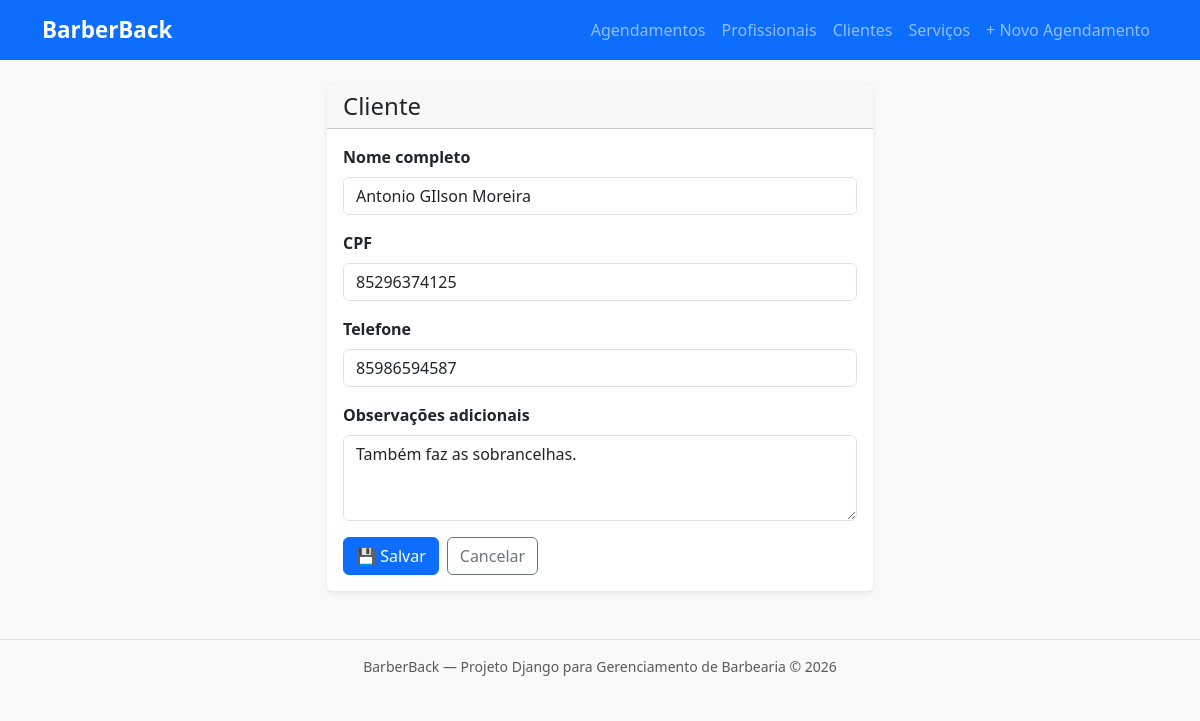
Page /clientes/1/editar/ on the committed database.
### barbearia/models.py (models this page shows, shortened)
class Cliente(models.Model):
    nome = models.CharField(
        max_length=200,
        verbose_name='Nome completo'
    )
    cpf = models.CharField(
        max_length=11,
        unique=True,
        verbose_name='CPF'
    )
    telefone = models.CharField(
        max_length=11,
        blank=True,
        verbose_name='Telefone'
    )
    data_cadastro = models.DateTimeField(
        auto_now_add=True,
        verbose_name='Data de cadastro'
    )
    obs = models.TextField(
        blank=True,
        verbose_name='Observações adicionais'
    )
    class Meta:
        verbose_name = 'Cliente'
        verbose_name_plural = 'Clientes'
        ordering = ['data_cadastro']  # Ordena pela data de cadastro.

### barbearia/views.py (the view)
# urls.py: path('clientes/<int:pk>/editar/', views.cliente_editar, name='cliente_editar'),
def cliente_editar(request, pk):
    cliente = get_object_or_404(Cliente, pk=pk)
    if request.method == 'POST':
        form = ClienteForm(request.POST, instance=cliente)
        if form.is_valid():
            form.save()
            messages.success(request, f'Cliente "{cliente.nome}" atualizado!')
            return redirect('cliente_detalhe', pk=cliente.pk)
    else:
        form = ClienteForm(instance=cliente)
    context = {
        'form': form,
        'acao': 'Editar',
        'cliente': cliente,
    }
    return render(request, 'barbearia/cliente/cliente_form.html', context)

### barbearia/forms.py
class ClienteForm(forms.ModelForm):
    class Meta:
        model = Cliente
        fields = ['nome', 'cpf', 'telefone', 'obs']
        widgets = {
            'nome': forms.TextInput(attrs={'class': 'form-control', 'placeholder': 'Nome completo'}),
            'cpf': forms.TextInput(attrs={'class': 'form-control', 'placeholder': 'CPF'}),
            'telefone': forms.TextInput(attrs={'class': 'form-control', 'placeholder': 'Telefone'}),
            'obs': forms.Textarea(attrs={'class': 'form-control', 'placeholder': 'Observações adicionais', 'rows': 3}),
        }

### barbearia/templates/barbearia/cliente/cliente_form.html (shortened to what this page needs)
{% extends "barbearia/base.html" %}
{% block conteudo %}
<div class="row justify-content-center">
    <div class="col-lg-6">
        <div class="card">
            <div class="card-header">
                <h2 class="h4 mb-0">{{ finalidade }} Cliente</h2>
            </div>
            <div class="card-body">
                <form method="post">
                    <div class="mb-3">
                        <label class="form-label fw-bold">Nome completo</label>
                        {{ form.nome }}
                    </div>
                    <div class="mb-3">
                        <label class="form-label fw-bold">CPF</label>
                        {{ form.cpf }}
                    </div>
                    <div class="mb-3">
                        <label class="form-label fw-bold">Telefone</label>
                        {{ form.telefone }}
                    </div>
                    <div class="mb-3">
                        <label class="form-label fw-bold">Observações adicionais</label>
                        {{ form.obs }}
                    </div>
                    <div class="d-flex gap-2">
                        <button type="submit" class="btn btn-primary">💾 Salvar</button>
                        {% if cliente %}
                            <a href="{% url 'cliente_detalhe' cliente.pk %}" class="btn btn-outline-secondary">Cancelar</a>
                        {% else %}
                            <a href="{% url 'cliente_lista' %}" class="btn btn-outline-secondary">Cancelar</a>
                        {% endif %}
                    </div>
                </form>
            </div>
        </div>
    </div>
</div>
{% endblock %}

### barbearia/templates/barbearia/base.html (style rules this page uses)
body { background-color: #f8f9fa; }
.card { box-shadow: 0 2px 6px rgba(0,0,0,0.08); border: none; }

### rows in the picture
Cliente: nome "Antonio GIlson Moreira", cpf "85296374125", telefone "85986594587", obs "Também faz as sobrancelhas."
